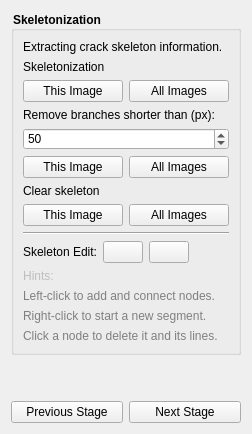
            <widget class="QWidget" name="skeletonPage">
             <layout class="QVBoxLayout" name="skeletonPageLayout">
              <item>
               <layout class="QVBoxLayout" name="skeletonContentLayout">
                <item>
                 <widget class="QGroupBox" name="skeletonizationGroupBox">
                  <property name="styleSheet">
                   <string notr="true">QGroupBox{
    font-weight: bold;
}
</string>
                  </property>
                  <property name="title">
                   <string>Skeletonization</string>
                  </property>
                  <layout class="QVBoxLayout" name="skeletonizationGroupLayout">
                   <item>
                    <widget class="QLabel" name="skeletonHintLabel">
                     <property name="text">
                      <string>Extracting crack skeleton information.</string>
                     </property>
                    </widget>
                   </item>
                   <item>
                    <widget class="QLabel" name="skeletonizeLabel">
                     <property name="text">
                      <string>Skeletonization</string>
                     </property>
                    </widget>
                   </item>
                   <item>
                    <layout class="QHBoxLayout" name="skeletonizeButtonLayout">
                     <item>
                      <widget class="QPushButton" name="skeletonButton">
                       <property name="text">
                        <string>This Image</string>
                       </property>
                      </widget>
                     </item>
                     <item>
                      <widget class="QPushButton" name="skeletonAllButton">
                       <property name="text">
                        <string>All Images</string>
                       </property>
                      </widget>
                     </item>
                    </layout>
                   </item>
                   <item>
                    <widget class="QLabel" name="cleanBranchLabel">
                     <property name="text">
                      <string>Remove branches shorter than (px):</string>
                     </property>
                     <property name="wordWrap">
                      <bool>true</bool>
                     </property>
                    </widget>
                   </item>
                   <item>
                    <widget class="QSpinBox" name="branchLengthSpinBox">
                     <property name="toolTip">
                      <string>Branches shorter than this length are removed from the skeleton.</string>
                     </property>
                     <property name="minimum">
                      <number>1</number>
                     </property>
                     <property name="maximum">
                      <number>9999</number>
                     </property>
                     <property name="value">
                      <number>50</number>
                     </property>
                    </widget>
                   </item>
                   <item>
                    <layout class="QHBoxLayout" name="cleanBranchButtonLayout">
                     <item>
                      <widget class="QPushButton" name="cleanBranchButton">
                       <property name="text">
                        <string>This Image</string>
                       </property>
                      </widget>
                     </item>
                     <item>
                      <widget class="QPushButton" name="cleanBranchAllButton">
                       <property name="text">
                        <string>All Images</string>
                       </property>
                      </widget>
                     </item>
                    </layout>
                   </item>
                   <item>
                    <widget class="QLabel" name="clearSkeletonLabel">
                     <property name="text">
                      <string>Clear skeleton</string>
                     </property>
                    </widget>
                   </item>
                   <item>
                    <layout class="QHBoxLayout" name="clearSkeletonButtonLayout">
                     <item>
                      <widget class="QPushButton" name="clearSkeletonButton">
                       <property name="text">
                        <string>This Image</string>
                       </property>
                       <property name="icon">
                        <iconset resource="../icon.qrc">
                         <normaloff>:/icons/icons/delete.svg</normaloff>:/icons/icons/delete.svg</iconset>
                       </property>
                       <property name="iconSize">
                        <size>
                         <width>20</width>
                         <height>20</height>
                        </size>
                       </property>
                      </widget>
                     </item>
                     <item>
                      <widget class="QPushButton" name="clearSkeletonAllButton">
                       <property name="text">
                        <string>All Images</string>
                       </property>
                       <property name="icon">
                        <iconset resource="../icon.qrc">
                         <normaloff>:/icons/icons/delete.svg</normaloff>:/icons/icons/delete.svg</iconset>
                       </property>
                       <property name="iconSize">
                        <size>
                         <width>20</width>
                         <height>20</height>
                        </size>
                       </property>
                      </widget>
                     </item>
                    </layout>
                   </item>
                   <item>
                    <layout class="QVBoxLayout" name="skeletonEditLayout">
                     <item>
                      <widget class="Line" name="skeletonEditSeparator">
                       <property name="orientation">
                        <enum>Qt::Orientation::Horizontal</enum>
                       </property>
                      </widget>
                     </item>
                     <item>
                      <layout class="QHBoxLayout" name="skeletonEditToolLayout">
                       <item>
                        <widget class="QLabel" name="skeletonEditLabel">
                         <property name="sizePolicy">
                          <sizepolicy hsizetype="Fixed" vsizetype="Preferred">
                           <horstretch>0</horstretch>
                           <verstretch>0</verstretch>
                          </sizepolicy>
                         </property>
                         <property name="text">
                          <string>Skeleton Edit:</string>
                         </property>
                        </widget>
                       </item>
                       <item>
                        <widget class="QPushButton" name="nodeAddButton">
                         <property name="sizePolicy">
                          <sizepolicy hsizetype="Fixed" vsizetype="Fixed">
                           <horstretch>0</horstretch>
                           <verstretch>0</verstretch>
                          </sizepolicy>
                         </property>
                         <property name="text">
                          <string/>
                         </property>
                         <property name="icon">
                          <iconset resource="../icon.qrc">
                           <normaloff>:/icons/icons/routeadd.svg</normaloff>:/icons/icons/routeadd.svg</iconset>
                         </property>
                         <property name="iconSize">
                          <size>
                           <width>25</width>
                           <height>25</height>
                          </size>
                         </property>
                         <property name="checkable">
                          <bool>true</bool>
                         </property>
                         <attribute name="buttonGroup">
                          <string notr="true">skeletonButtonGroup</string>
                         </attribute>
                        </widget>
                       </item>
                       <item>
                        <widget class="QPushButton" name="nodeDeleteButton">
                         <property name="sizePolicy">
                          <sizepolicy hsizetype="Fixed" vsizetype="Fixed">
                           <horstretch>0</horstretch>
                           <verstretch>0</verstretch>
                          </sizepolicy>
                         </property>
                         <property name="text">
                          <string/>
                         </property>
                         <property name="icon">
                          <iconset resource="../icon.qrc">
                           <normaloff>:/icons/icons/routedelete.svg</normaloff>:/icons/icons/routedelete.svg</iconset>
                         </property>
                         <property name="iconSize">
                          <size>
                           <width>25</width>
                           <height>25</height>
                          </size>
                         </property>
                         <property name="checkable">
                          <bool>true</bool>
                         </property>
                         <attribute name="buttonGroup">
                          <string notr="true">skeletonButtonGroup</string>
                         </attribute>
                        </widget>
                       </item>
                       <item>
                        <spacer name="skeletonEditSpacer">
                         <property name="orientation">
                          <enum>Qt::Orientation::Horizontal</enum>
                         </property>
                         <property name="sizeHint" stdset="0">
                          <size>
                           <width>40</width>
                           <height>20</height>
                          </size>
                         </property>
                        </spacer>
                       </item>
                      </layout>
                     </item>
                     <item>
                      <widget class="QPushButton" name="hintsButton">
                       <property name="enabled">
                        <bool>false</bool>
                       </property>
                       <property name="sizePolicy">
                        <sizepolicy hsizetype="Fixed" vsizetype="Fixed">
                         <horstretch>0</horstretch>
                         <verstretch>0</verstretch>
                        </sizepolicy>
                       </property>
                       <property name="styleSheet">
                        <string notr="true">QPushButton {
    border: none; 
    background: transparent;
}
QPushButton:hover {
    background-color: lightgray;
}
QPushButton:pressed {
    background-color: lightblue;
}
</string>
                       </property>
                       <property name="text">
                        <string>Hints:</string>
                       </property>
                       <property name="icon">
                        <iconset resource="../icon.qrc">
                         <normaloff>:/icons/icons/hints.svg</normaloff>:/icons/icons/hints.svg</iconset>
                       </property>
                       <property name="iconSize">
                        <size>
                         <width>18</width>
                         <height>18</height>
                        </size>
                       </property>
                      </widget>
                     </item>
                     <item>
                      <widget class="QLabel" name="addNodeHintLabel">
                       <property name="styleSheet">
                        <string notr="true">color: gray;
</string>
                       </property>
                       <property name="text">
                        <string>Left-click to add and connect nodes.</string>
                       </property>
                      </widget>
                     </item>
                     <item>
                      <widget class="QLabel" name="newSegmentHintLabel">
                       <property name="styleSheet">
                        <string notr="true">color: gray;
</string>
                       </property>
                       <property name="text">
                        <string>Right-click to start a new segment.</string>
                       </property>
                      </widget>
                     </item>
                     <item>
                      <widget class="QLabel" name="deleteNodeHintLabel">
                       <property name="styleSheet">
                        <string notr="true">color: gray;
</string>
                       </property>
                       <property name="text">
                        <string>Click a node to delete it and its lines.</string>
                       </property>
                      </widget>
                     </item>
                    </layout>
                   </item>
                  </layout>
                 </widget>
                </item>
                <item>
                 <spacer name="skeletonBottomSpacer">
                  <property name="orientation">
                   <enum>Qt::Orientation::Vertical</enum>
                  </property>
                  <property name="sizeHint" stdset="0">
                   <size>
                    <width>20</width>
                    <height>40</height>
                   </size>
                  </property>
                 </spacer>
                </item>
                <item>
                 <layout class="QHBoxLayout" name="skeletonNavigationLayout">
                  <item>
                   <widget class="QPushButton" name="previousButton3">
                    <property name="text">
                     <string>Previous Stage</string>
                    </property>
                   </widget>
                  </item>
                  <item>
                   <widget class="QPushButton" name="nextButton3">
                    <property name="text">
                     <string>Next Stage</string>
                    </property>
                   </widget>
                  </item>
                 </layout>
                </item>
               </layout>
              </item>
             </layout>
            </widget>
